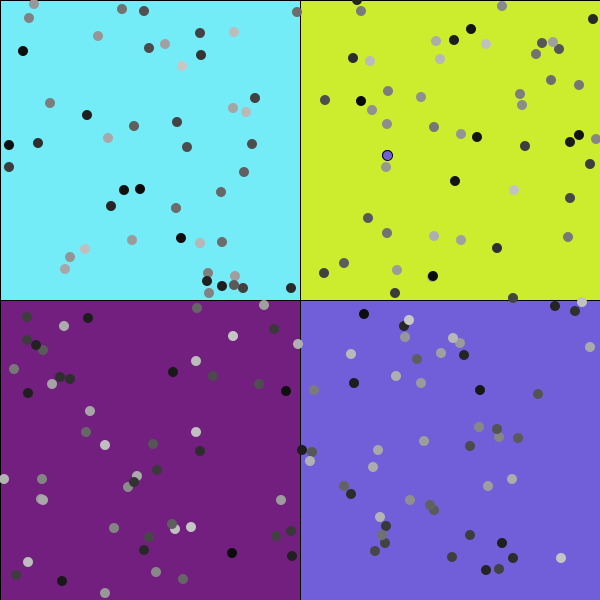
Frame 1 (no input)
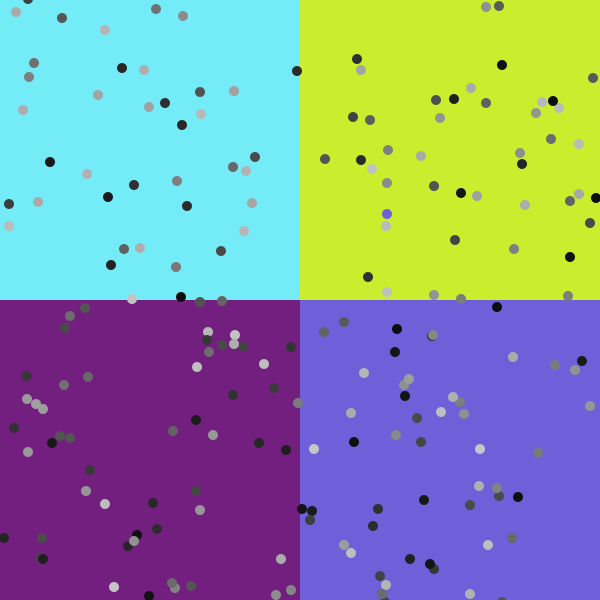
Frame 60 (the mouse pressed at the canvas centre just before this capture)
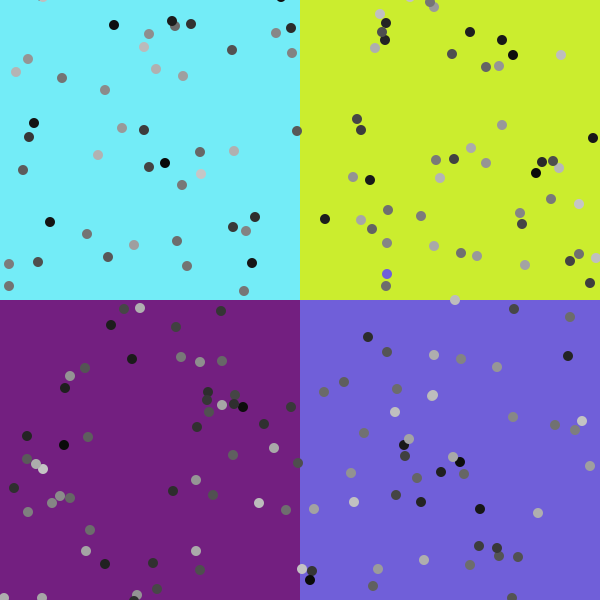
Frame 120 (the mouse held since frame 60 and released just before this capture)

The Processing sketch that drew these frames (run headless with seeded random() and noise(); from frame 60 on, the mouse is pressed at the canvas centre):

// Processing sketch: SS4_Changes_EricaKwon
// ── SS4_Changes_EricaKwon.pde
//Title : Changes
//Erica Kwon

Snow[] snows= new Snow[200];
Line[] lines= new Line[50];
Rect[] rects= new Rect[30];
Ball[] balls= new Ball[30];


void setup(){
  
  size(600,600);
  
    for(int i=0;i<snows.length;i++){
      snows[i]= new Snow(int(random(width)), int (random(height)),10);
    }
      
       for(int i=0;i<lines.length;i++){
         lines[i]= new Line(); 
  }
          for(int i=0;i<rects.length;i++){
           rects[i]= new Rect(); 
  
}
            for(int i=0;i<balls.length;i++){
             balls[i]= new Ball(int(random(width)), int (random(height)),20); 
  }
}


void draw(){
  background(0);
  fill(115,236,247);
  rect(0,0,width/2,height/2);
    fill(203,237,46);
  rect(width/2,0,600,height/2);
    fill(115,31,128);
  rect(0,height/2,width/2,600);
    fill(112,95,217);
  rect(width/2,height/2,600,600);
  
  if(mouseX>=0&& mouseX<=width/2 && mouseY>=0 && mouseY<=height/2){
  for(int i=0;i<snows.length;i++){
    snows[i].display();             //snow images
    snows[i].fall();                //falling snow effect
  }
  } else if(mouseX>=0 && mouseX<=300 && mouseY>=height/2 && mouseY<=height){
    for(int i=0;i<lines.length;i++){
    lines[i].move();                //line moving speed 
    lines[i].display();             //line images
    lines[i].more(mouseX,mouseY);   //checking the point of mouse
  }
  }else if(mouseX>=300&& mouseX<=width && mouseY>=0 && mouseY<=height/2){
    for(int i=0;i<rects.length;i++){
      rects[i].display();           //rect images
      rects[i].move();              //moving rects using states
    }
  } else if(mouseX>=300&& mouseX<=width && mouseY>=300 && mouseY<=height){
      for(int i=0;i<balls.length;i++){
         balls[i].display();        //ball images
          balls[i].move();          //ball speed
           balls[i].gravity();      //bounce back up

      }
  }
}
// ── Ball.pde
class Ball{
  
  float x;
  float y;
  float w;
  float speed;
  float gravity;
  float gra2;
  
  
  
  Ball(float x1,float y, float w1){
   x=x1;
   y=0;
   w=w1;
   speed=0;
   gravity=random(0.1,0.5);
   gra2=random(0.9,0.95);
  }
  
  //ball images
  void display(){
    fill(255);
    noStroke();
    ellipse(x,y,20,20);
  }
  
  //ball speed
  void move(){
    
   y=y+speed;
   speed=speed+gravity;
  }
  
  // ball gravity to 
  void gravity(){
    if(y>height){
      speed=speed*-gra2;
      y=height;
    } 
  }
}
// ── Line.pde
class Line{


float x;
float y;
float speed;
float x1;
boolean mouse;


Line(){
  x=0;
  y=0;
  x1=random(10,30);
  speed=random(1);
  mouse=false;
  
}

// Line speed
void move(){
  x=x+speed;
  if(x>width/2-10){
  x=-20;
  }
}
  
  //Line images
  void display(){
    if(mouse){
      fill(255);
    }else{
      fill(255,100);
    }
    noStroke();
    rect(x,0,x1,height);
  }
  

  void more(int mx,int my){
  if(x>mx && mx<x+x1){
    mouse=true;
  }else{
    mouse=false;
  }
  }
}
// ── Snow.pde
class Snow{
  
float x;
float y;
float w;
float speed;


Snow(float x1,float y1, float w1){
  x=x1;
  y=y1;
  w=w1; 
}
//snow images
  void display(){
    ellipse(x,y,10,10);
    fill(random(10,200));
    noStroke();
  }
  
  //falling snows
    void fall() {
    if (y>height+10) {
      y=-10;
    } else {
      y++;
  }
 }
}
// ── rect.pde
class Rect{
  
 float x;
 float y;
 float speed;
 float w;
 int state;
 
 Rect(){
   x=0;
   y=0;
   speed=random(2);
   state=0;
   
  
 }
 //rect images
 void display(){
   fill(random(0,255));
   noStroke();
   rect(x,y,10,10);
 }
 
 
 //moving rect using stages
 void move(){
 if(state==0){
   x=x+speed*5;
   if(x>=width-10){
     x=width-10;
     state=1;
   }
   }else if(state==1){
   y=y+speed*2;
   if(y>=height/2-10){
     y=height/2-10;
     state=2;
   }
   }else if(state==2){
     x=x-speed*3;
     if(x<=0){
     state=3;
     }
   }else if(state==3){
   y=y-speed;
   if(y<=0){
   state=0;
   }
   }
}
}
